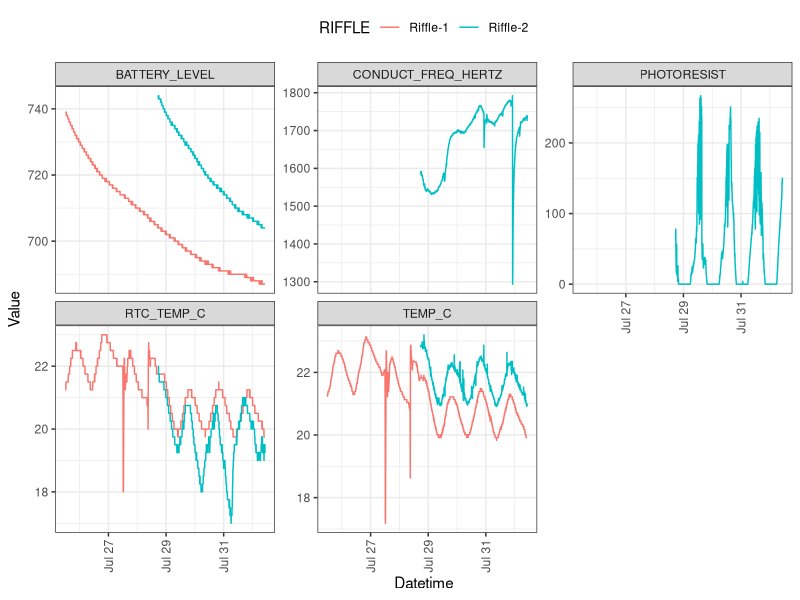
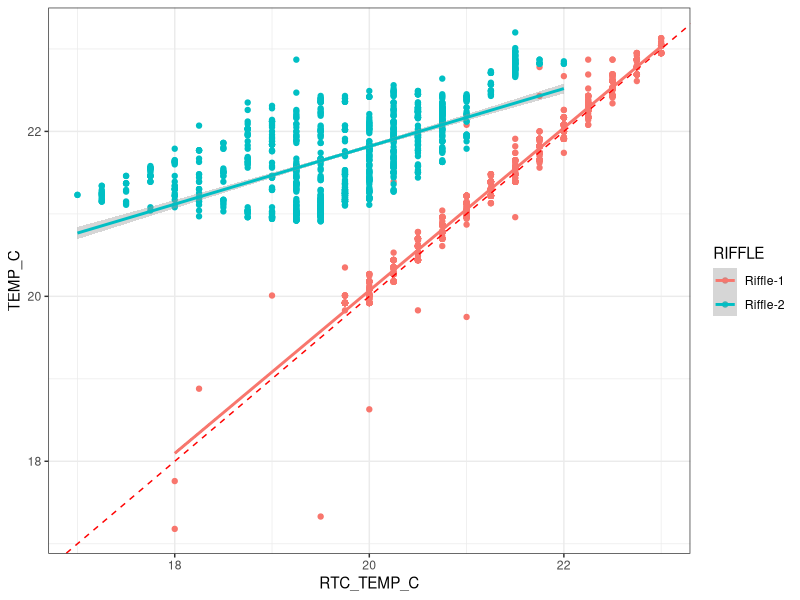
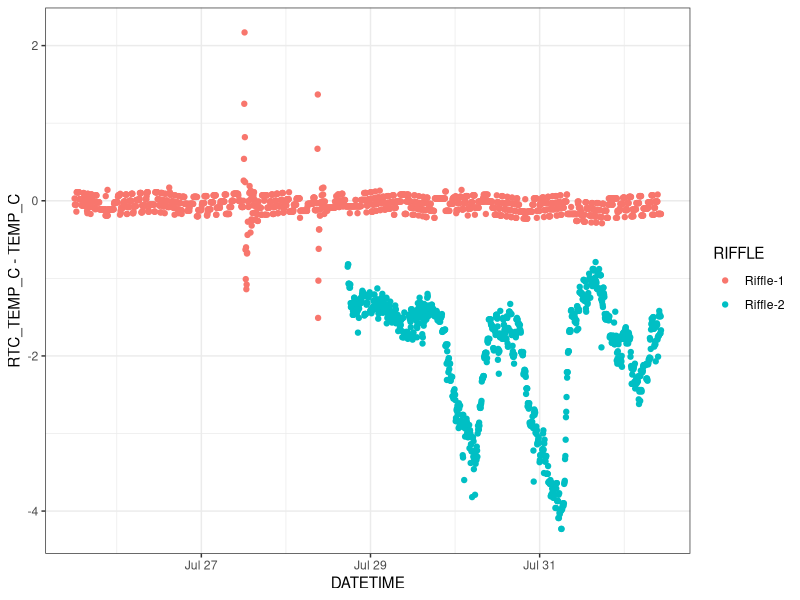
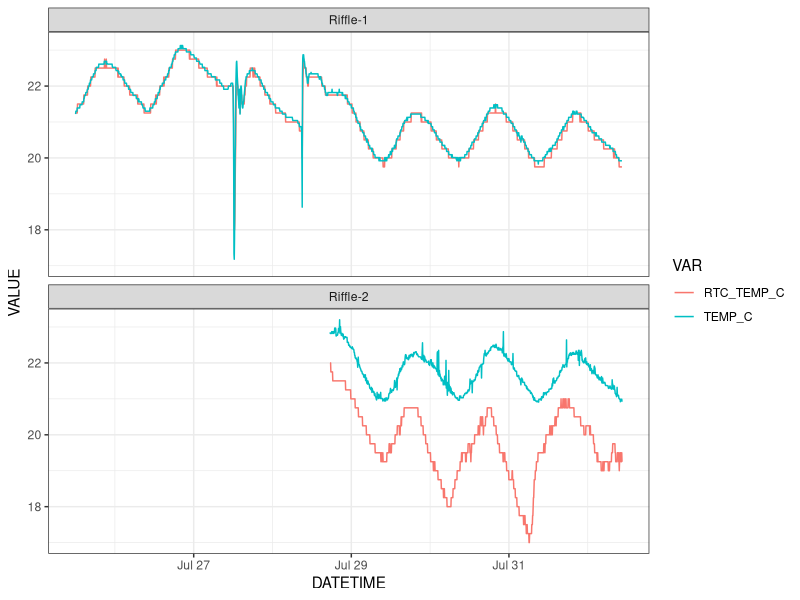
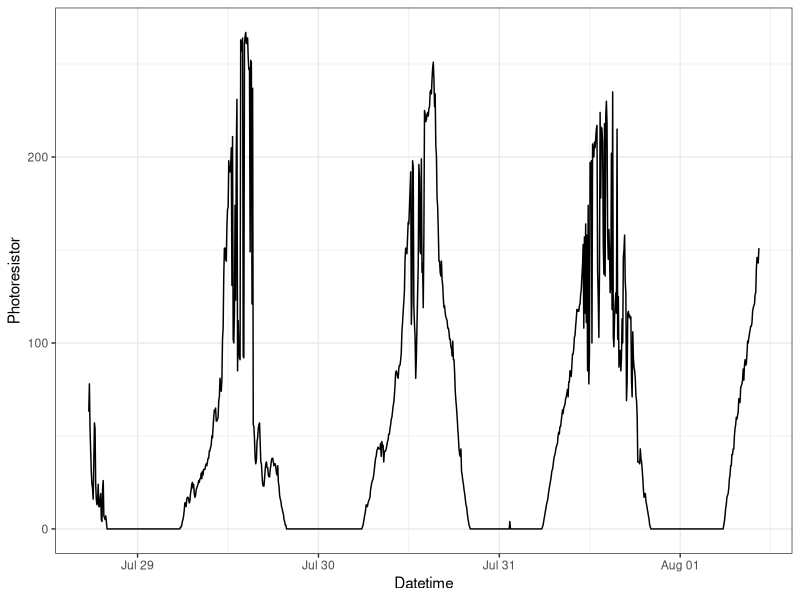
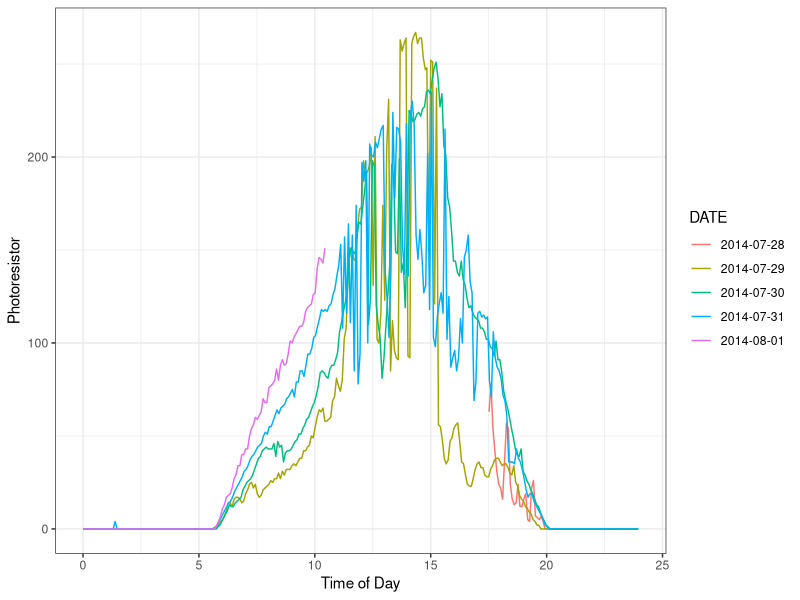
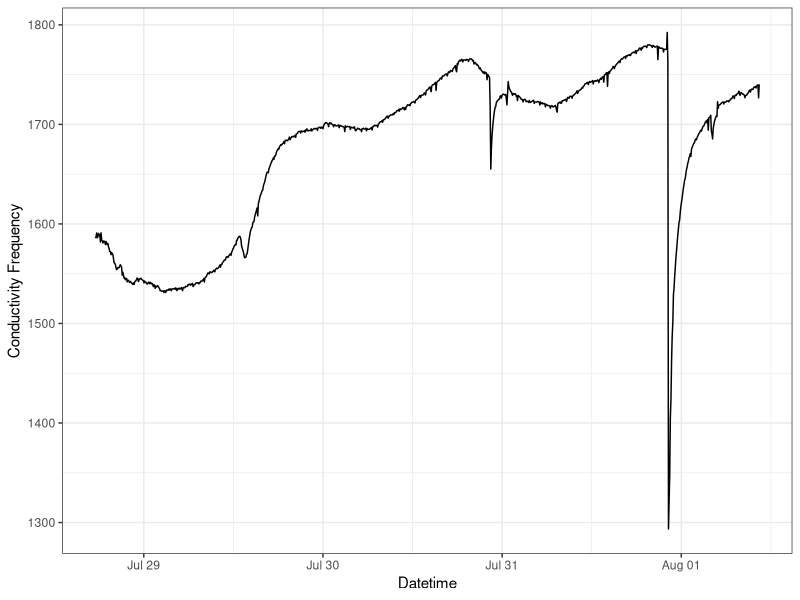
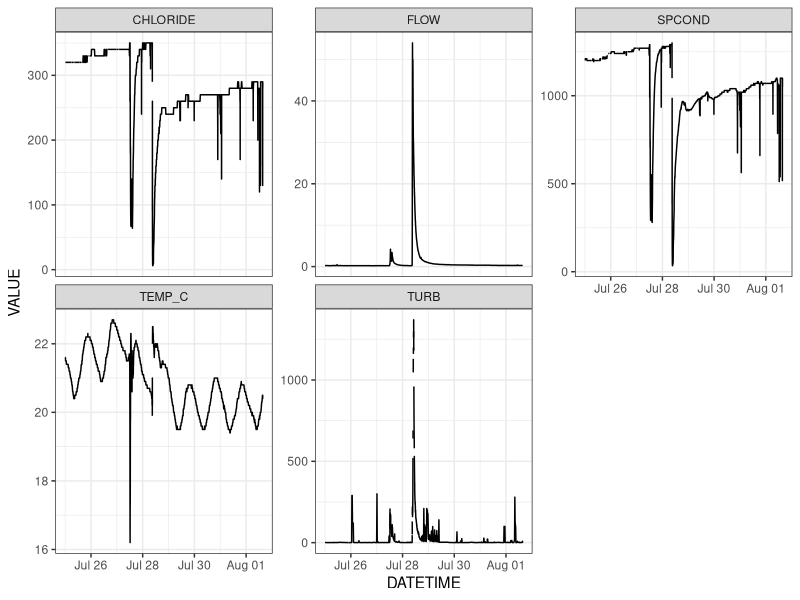

Write the R code that produced these figures, in order.
## ---- chunk 1
library(lubridate)
library(dplyr)
library(tidyr)
library(ggplot2)
theme_set(theme_bw())
## ---- chunk 2
riffle1 <- read.csv('./data/riffle1Deploy.CSV', as.is=TRUE)
riffle2 <- read.csv('./data/riffle2Deploy.CSV', as.is=TRUE)
head(riffle1)
head(riffle2)
## ---- chunk 3
riffle1 <- mutate(riffle1,
                  DATETIME=ymd_hms(DATETIME),
                  RIFFLE='Riffle-1',
                  BATTERY_LEVEL=BATTERY_LEVEL*100)
riffle2 <- mutate(riffle2,
                  DATETIME_REG=ymd_hms(DATETIME_REG),
                  RIFFLE='Riffle-2')
summary(riffle1)
summary(riffle2)
## ---- chunk 4
riffle1 <- gather(riffle1, VAR, VALUE, RTC_TEMP_C:BATTERY_LEVEL) %>%
  filter(DATETIME >= ymd_hm("2014-07-25 12:00"),
         DATETIME <= ymd_hm("2014-08-01 10:30"))
riffle2 <- mutate(riffle2, DATETIME=DATETIME_REG) %>%
  dplyr::select(-DATETIME_UNIX, -DATETIME_REG) %>%
  gather(VAR, VALUE, RTC_TEMP_C, TEMP_C, 
         CONDUCT_FREQ_HERTZ, PHOTORESIST, BATTERY_LEVEL) %>%
  filter(DATETIME >= ymd_hm("2014-07-28 17:30"),
         DATETIME <= ymd_hm("2014-08-01 10:30"))
df <- rbind(riffle1, riffle2) %>%
  mutate(RIFFLE=factor(RIFFLE))
summary(df)
## ---- chunk 5
ggplot(df, aes(DATETIME, VALUE, color=RIFFLE)) +
  geom_line() +
  facet_wrap(~VAR, scales='free_y') +
  labs(x='Datetime', y='Value') +
  theme(axis.text.x=element_text(angle=90, hjust=1, vjust=0.5),
        legend.position='top')
## ---- chunk 6
spread(df, VAR, VALUE) %>%
  ggplot(aes(RTC_TEMP_C, TEMP_C, color=RIFFLE)) +
  geom_point() +
  geom_abline(color='red', linetype=2) +
  geom_smooth(method='lm')
## ---- chunk 7
spread(df, VAR, VALUE) %>%
  ggplot(aes(DATETIME, RTC_TEMP_C-TEMP_C, color=RIFFLE)) +
  geom_point()
## ---- chunk 8
filter(df, VAR %in% c("RTC_TEMP_C", "TEMP_C")) %>%
ggplot(aes(DATETIME, VALUE, color=VAR)) +
  geom_line() +
  facet_wrap(~RIFFLE, ncol=1)
## ---- chunk 9
filter(df, VAR=='PHOTORESIST') %>%
  ggplot(aes(DATETIME, VALUE)) +
  geom_line() +
  labs(x='Datetime', y='Photoresistor')
## ---- chunk 10
filter(df, VAR=='PHOTORESIST') %>%
  mutate(DATE=factor(floor_date(DATETIME, unit='day')),
         DECIMAL_TIME=hour(DATETIME)+minute(DATETIME)/60) %>%
  ggplot(aes(DECIMAL_TIME, VALUE, color=DATE)) +
  geom_line() +
  labs(x='Time of Day', y='Photoresistor')
## ---- chunk 11
filter(df, VAR=='CONDUCT_FREQ_HERTZ') %>%
  ggplot(aes(DATETIME, VALUE)) +
  geom_line() +
  labs(x='Datetime', y='Conductivity Frequency')
## ---- chunk 12
usgs <- read.table('./data/01104455_20140725.txt', sep='\t', skip=30)
names(usgs) <- c('AGENCY', 'STATION_ID', 'DATETIME', 'TIMEZONE', 'FLOW', 'FLOW_FLAG', 'TEMP_C', 'TEMP_FLAG', 'SPCOND', 'SPCOND_FLAG', 'TURB', 'TURB_FLAG', 'CHLORIDE', 'CHLORIDE_FLAG')
usgs <- select(usgs, DATETIME, FLOW, TEMP_C, SPCOND, TURB, CHLORIDE) %>%
  mutate(DATETIME=ymd_hm(DATETIME))
head(usgs)
## ---- chunk 13
usgs <- gather(usgs, VAR, VALUE, FLOW:CHLORIDE)
## ---- chunk 14
ggplot(usgs, aes(DATETIME, VALUE)) +
  geom_line() +
  facet_wrap(~VAR, scales='free_y')
## ---- chunk 15
riffle.temp <- filter(df, VAR=="TEMP_C") %>%
  mutate(SOURCE=RIFFLE) %>%
  select(DATETIME, SOURCE, VAR, VALUE)
usgs.temp <- filter(usgs, VAR=="TEMP_C") %>%
  mutate(SOURCE='USGS') %>%
  select(DATETIME, SOURCE, VAR, VALUE)
temp <- rbind(riffle.temp, usgs.temp)
ggplot(temp, aes(DATETIME, VALUE, color=SOURCE)) +
  geom_line()
